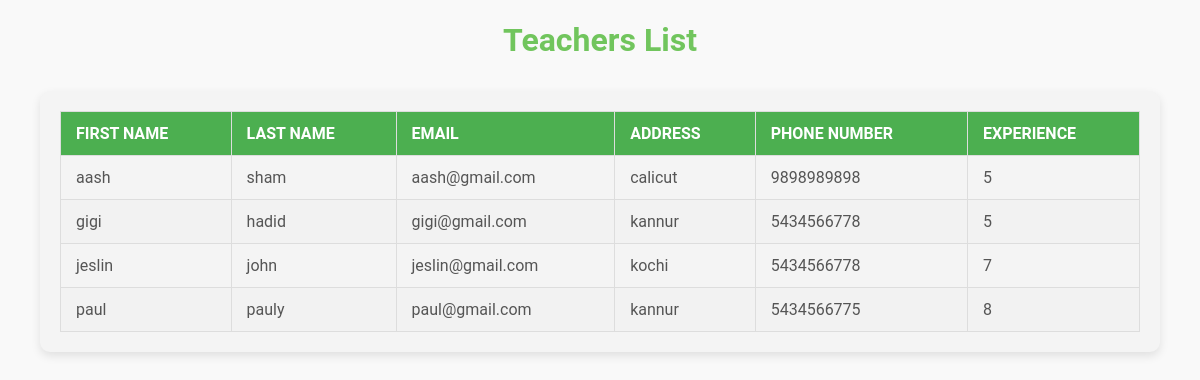
/hometeacher/, run on the app's committed database.
### studentapp/models.py (models this page shows)
class Teacher(models.Model):
    teacher_id=models.ForeignKey(User,on_delete=models.CASCADE)
    address=models.CharField(max_length=255)
    phone_number=models.IntegerField()
    salary=models.IntegerField()
    experience=models.IntegerField()

class User(AbstractUser):
    usertype=models.CharField(max_length=50)

### studentapp/views.py (the view)
# urls.py: path("hometeacher/",hometeacher,name='hometeacher'),
def hometeacher(request):
    x=Teacher.objects.all()
    return render(request,"hometeacher.html",{"data":x})

### studentapp/templates/hometeacher.html (shortened to what this page needs)
<!DOCTYPE html>
<html lang="en">
<head>
</head>
<body>
    <h1>Teachers List</h1>
    <div class="table-container">
        <table>
            <thead>
                <tr>
                    <th>First Name</th>
                    <th>Last Name</th>
                    <th>Email</th>
                    <th>Address</th>
                    <th>Phone Number</th>
                    <th>Experience</th>
                </tr>
            </thead>
            <tbody>
                {% for i in data %}
                <tr>
                    <td>{{ i.teacher_id.first_name }}</td>
                    <td>{{ i.teacher_id.last_name }}</td>
                    <td>{{ i.teacher_id.email }}</td>
                    <td>{{ i.address }}</td>
                    <td>{{ i.phone_number }}</td>
                    <td>{{ i.experience }}</td>
                </tr>
                {% endfor %}
            </tbody>
        </table>
    </div>
</body>
</html>

### studentapp/templates/hometeacher.html (style rules this page uses)
:root { --accent-color: #71c55d; --secondary-color: #f4f4f4; --text-color: #333; --table-header-color: #4CAF50; --table-header-text: #fff; }
html, body { margin: 0; padding: 0; font-family: 'Roboto', Helvetica, Arial, sans-serif; background: #f9f9f9; color: var(--text-color); }
body { flex-direction: column; min-height: 100vh; }
h1 { text-align:center ; margin-bottom: 1em; font-size: 2em; color: var(--accent-color); }
.table-container { width: 90%; max-width: 1200px; background: var(--secondary-color); padding: 20px; margin: 1em auto; border-radius: 10px; box-shadow: 0 4px 10px rgba(0, 0, 0, 0.1); }
table { width: 100%; border-collapse: collapse; margin: 0 auto; text-align: left; }
th, td { padding: 12px 15px; border: 1px solid #ddd; }
th { background: var(--table-header-color); color: var(--table-header-text); font-weight: bold; text-transform: uppercase; }
tr:nth-child(even) { background: #f2f2f2; }
td { color: #555; }

### data on the page
Teacher: teacher_id.first_name "aash", teacher_id.last_name "sham", teacher_id.email "aash@gmail.com", address "calicut", phone_number "9898989898", experience "5"
Teacher: teacher_id.first_name "gigi", teacher_id.last_name "hadid", teacher_id.email "gigi@gmail.com", address "kannur", phone_number "5434566778", experience "5"
Teacher: teacher_id.first_name "jeslin", teacher_id.last_name "john", teacher_id.email "jeslin@gmail.com", address "kochi", phone_number "5434566778", experience "7"
Teacher: teacher_id.first_name "paul", teacher_id.last_name "pauly", teacher_id.email "paul@gmail.com", address "kannur", phone_number "5434566775", experience "8"
